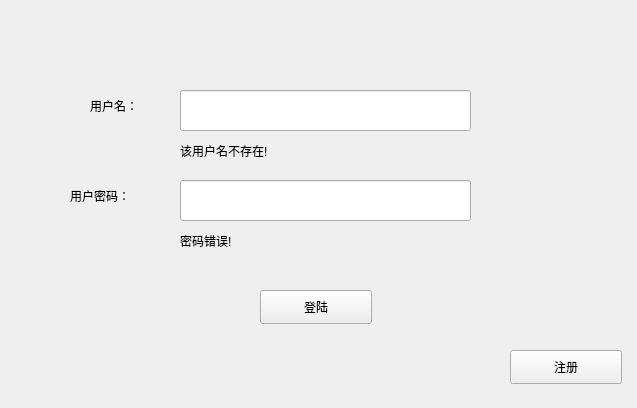
<?xml version="1.0" encoding="UTF-8"?>
<ui version="4.0">
 <class>LoginForm</class>
 <widget class="QWidget" name="LoginForm">
  <property name="geometry">
   <rect>
    <x>0</x>
    <y>0</y>
    <width>637</width>
    <height>408</height>
   </rect>
  </property>
  <property name="windowTitle">
   <string>登陆小航搜题</string>
  </property>
  <widget class="QLineEdit" name="userNameInput">
   <property name="geometry">
    <rect>
     <x>180</x>
     <y>90</y>
     <width>291</width>
     <height>41</height>
    </rect>
   </property>
   <property name="styleSheet">
    <string notr="true">font: 75 10pt &quot;Consolas&quot; rgb(241, 255, 235);</string>
   </property>
  </widget>
  <widget class="QLineEdit" name="userPasswordInput">
   <property name="geometry">
    <rect>
     <x>180</x>
     <y>180</y>
     <width>291</width>
     <height>41</height>
    </rect>
   </property>
   <property name="styleSheet">
    <string notr="true">font: 75 10pt &quot;Consolas&quot; rgb(241, 255, 235);</string>
   </property>
  </widget>
  <widget class="QPushButton" name="signInButton">
   <property name="geometry">
    <rect>
     <x>260</x>
     <y>290</y>
     <width>112</width>
     <height>34</height>
    </rect>
   </property>
   <property name="styleSheet">
    <string notr="true">font: 75 10pt &quot;Consolas&quot;rgb(241, 255, 235);
</string>
   </property>
   <property name="text">
    <string>登陆</string>
   </property>
  </widget>
  <widget class="QPushButton" name="signUpButton">
   <property name="geometry">
    <rect>
     <x>510</x>
     <y>350</y>
     <width>112</width>
     <height>34</height>
    </rect>
   </property>
   <property name="styleSheet">
    <string notr="true">font: 75 10pt &quot;Consolas&quot;rgb(241, 255, 235);</string>
   </property>
   <property name="text">
    <string>注册</string>
   </property>
  </widget>
  <widget class="QLabel" name="userNameLable">
   <property name="geometry">
    <rect>
     <x>90</x>
     <y>90</y>
     <width>91</width>
     <height>31</height>
    </rect>
   </property>
   <property name="styleSheet">
    <string notr="true">font: 75 10pt &quot;Consolas&quot;rgb(241, 255, 235);</string>
   </property>
   <property name="text">
    <string>用户名：</string>
   </property>
  </widget>
  <widget class="QLabel" name="userPasswordLable">
   <property name="geometry">
    <rect>
     <x>70</x>
     <y>180</y>
     <width>91</width>
     <height>31</height>
    </rect>
   </property>
   <property name="styleSheet">
    <string notr="true">font: 75 10pt &quot;Consolas&quot;rgb(241, 255, 235);</string>
   </property>
   <property name="text">
    <string>用户密码：</string>
   </property>
  </widget>
  <widget class="QLabel" name="userNameTipsLabel">
   <property name="geometry">
    <rect>
     <x>180</x>
     <y>140</y>
     <width>231</width>
     <height>21</height>
    </rect>
   </property>
   <property name="styleSheet">
    <string notr="true">font: 9pt &quot;Consolas&quot; rgb(255, 14, 30);</string>
   </property>
   <property name="text">
    <string>该用户名不存在!</string>
   </property>
  </widget>
  <widget class="QLabel" name="userPasswordTipsLabel">
   <property name="geometry">
    <rect>
     <x>180</x>
     <y>230</y>
     <width>231</width>
     <height>21</height>
    </rect>
   </property>
   <property name="styleSheet">
    <string notr="true">font: 9pt &quot;Consolas&quot; rgb(255, 14, 30);</string>
   </property>
   <property name="text">
    <string>密码错误!</string>
   </property>
  </widget>
 </widget>
 <resources/>
 <connections/>
</ui>
